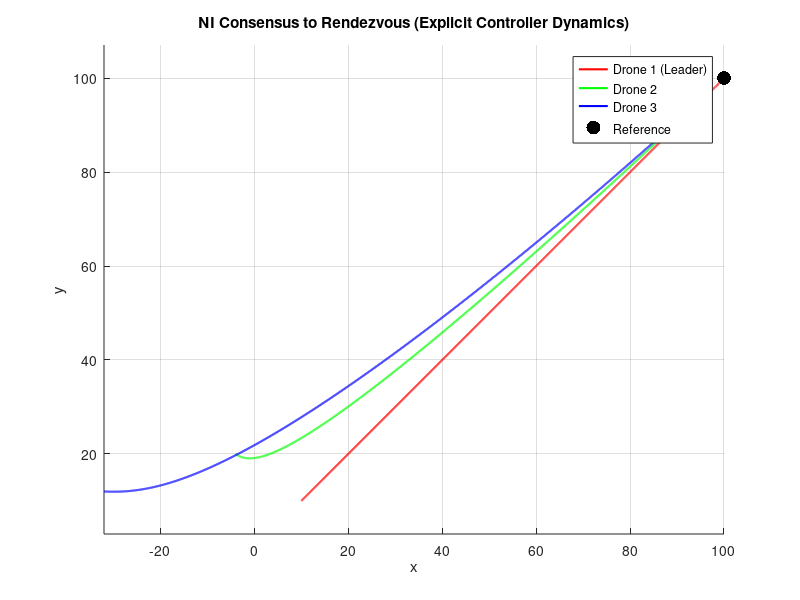

Here is the MATLAB script that generated this plot:
Qa=[1 1;-1 0;0 -1];
Qr=[1;0;0];

Qi=[Qa Qr];
Qik=kron(Qi',eye(2))

Qb=[0 0;-1 0;0 -1];
Qj=[Qb Qr];
Qjk= kron(Qj,eye(2))

%% NI Consensus Controller Simulation (Explicit udot Dynamics)

T = 50; dt = 0.01;
t = 0:dt:T;
N = length(t);

% Initial states: [x1; y1; x1dot; y1dot; x2; y2; x2dot; y2dot; x3; y3; x3dot; y3dot]
X = zeros(6, N);
X(:,1) = [10; 10;-4; 20;-32; 12];

u = zeros(6, N);
udot = zeros(6, 1);

r = [100; 100];

 for i=1:N-1
    x1 = X(1,i); y1 = X(2,i);
    x2 = X(3,i); y2 = X(4,i);
    x3 = X(5,i); y3 = X(6,i);

    u_dash = [...
        r(1) - x1;
        r(2) - y1;
        x1 - x2;
        y1 - y2;
        x1 - x3;
        y1 - y3];

    udot=0.1*u_dash - u(:,i);
    u(:,i+1) = u(:,i) + dt * udot;
    


    X(:,i+1) = X(:,i) + dt * u(:,i);
end

figure; hold on; grid on; axis equal;
plot(X(1,:), X(2,:), 'r', 'LineWidth', 1.5);  % Drone 1
plot(X(3,:), X(4,:), 'g', 'LineWidth', 1.5);  % Drone 2
plot(X(5,:), X(6,:), 'b', 'LineWidth', 1.5); % Drone 3
scatter(r(1), r(2), 100, 'k', 'filled');
legend('Drone 1 (Leader)', 'Drone 2', 'Drone 3', 'Reference')
xlabel('x'); ylabel('y');
title('NI Consensus to Rendezvous (Explicit Controller Dynamics)');

